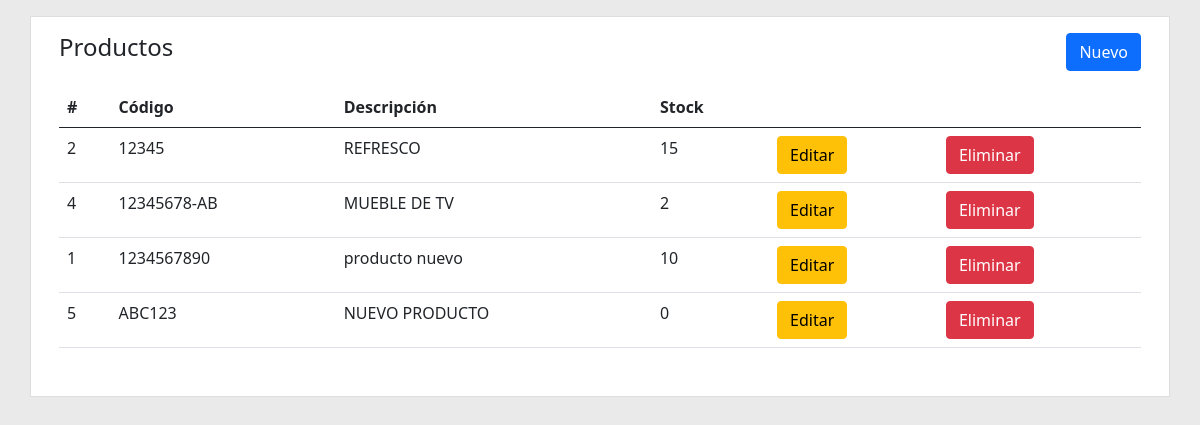
The page / on the database its author committed.
### tables this page shows
CREATE TABLE `productos` (
  `id` int NOT NULL,
  `codigo` varchar(20) NOT NULL,
  `descripcion` tinytext NOT NULL,
  `inventariable` tinyint NOT NULL,
  `stock` int NOT NULL,
  `activo` tinyint NOT NULL
);

### index.php (the view, shortened to what this page needs)
<?php
$db = new Database();
$con = $db->conectar();
$activo = 1;
$comando = $con->prepare("SELECT id, codigo, descripcion, stock FROM productos WHERE activo=:mi_activo ORDER BY codigo ASC");
$comando->execute(['mi_activo' => $activo]);
$resultado = $comando->fetchAll(PDO::FETCH_ASSOC);
?>
<!DOCTYPE html>
<html lang="en">
<head>
    <link rel="stylesheet" href="public/css/bootstrap.min.css">
    <link rel="stylesheet" href="public/css/estilos.css">
</head>
<body class="py-3">
    <main class="container contenedor">
        <div class="p-3 rounded">
            <div class="row">
                <div class="col-12">
                    <h4>Productos
                        <a href="nuevo.php" class="btn btn-primary float-right">Nuevo</a>
                    </h4>
                </div>
            </div>
            <div class="row py-3">
                <div class="col">
                    <table class="table table-border">
                        <thead>
                            <tr>
                                <th>#</th>
                                <th>Código</th>
                                <th>Descripción</th>
                                <th>Stock</th>
                                <th></th>
                                <th></th>
                            </tr>
                        </thead>
                        <tbody>
                            <?php
                            foreach ($resultado as $row) {
                            ?>
                                <tr>
                                    <td><?php echo $row['id']; ?></td>
                                    <td><?php echo $row['codigo']; ?></td>
                                    <td><?php echo $row['descripcion']; ?></td>
                                    <td><?php echo $row['stock']; ?></td>
                                    <td><a href="editar.php?id=<?php echo $row['id']; ?>" class="btn btn-warning">Editar</a></td>
                                    <td><a href="eliminar.php?id=<?php echo $row['id']; ?>" class="btn btn-danger">Eliminar</a></td>
                                </tr>
                            <?php } ?>
                        </tbody>
                    </table>
                </div>
            </div>
        </div>
    </main>
</body>
</html>

### public/css/estilos.css (style rules this page uses)
body { background-color: #EAEAEA; }
.contenedor { border:1px solid #dedede; background-color: #fff; }
.float-right { float: right; }

### rows shown on the page
productos: id "2", codigo "12345", descripcion "REFRESCO", stock "15"
productos: id "4", codigo "12345678-AB", descripcion "MUEBLE DE TV", stock "2"
productos: id "1", codigo "1234567890", descripcion "producto nuevo", stock "10"
productos: id "5", codigo "ABC123", descripcion "NUEVO PRODUCTO", stock "0"
